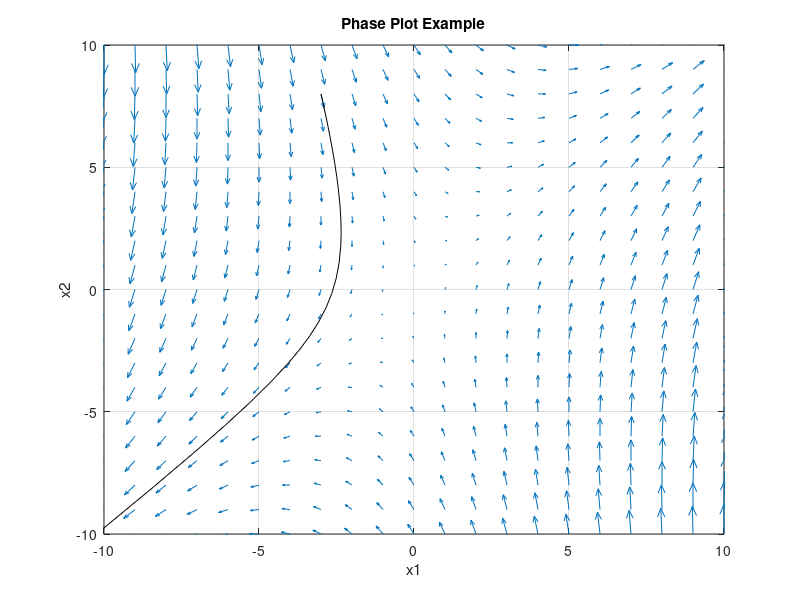

The MATLAB script that drew this image:
% Plots the phase plane of general solutions.
% Reference: https://www.youtube.com/watch?v=wEOCPG5yHdk

% Create figure.
figure;

% Create a meshgrid (coordinates), assigning X1, X2 values.
[x1min, x1max] = deal(-10, 10);
[x2min, x2max] = deal(-10, 10);
[x1, x2] = meshgrid(x1min:1:x1max, x2min:1:x2max);

% Enter system of equations (**).
% Coordinates (x1(i), x2(j)) are possible inputs on meshgrid.
x1_dot = x1 + x2;
x2_dot = 4 * x1 - 2 * x2;

% Returns a column x_dot evaluated at x(t), such that:
%   x_dot = f(x(1), x(2)) = (x(1)_dot, x(2)_dot).
% (Make sure ode_f and (**) represent the same system.)
ode_f = @(t, x) [
    x(1) + x(2);
    4 * x(1) - 2 * x(2);
]; 

% Plot the vector field with arrows.
quiver(x1, x2, x1_dot, x2_dot);

% Configure plot.
xlabel('x1');
ylabel('x2');
title('Phase Plot Example');
xlim([x1min, x1max]);
ylim([x2min, x2max]);
grid % Draws grid on plot

hold on

% Solve ODE to put a trajectory phi(t) on plot,
% starting from initial condition:
%   phi(0) = [x1_0, x2_0] = x0.
x1_0 = -3;
x2_0 = 8;
t_min = 0;
t_max = 10;
t_range = [t_min, t_max];
x0 = [x1_0, x2_0];
[t, phi] = ode45(ode_f, t_range, x0);

% Plot trajectory phi(t) on the open figure.
plot(phi(:, 1), phi(:, 2), 'k') % first column of phi is x1(t) from x1_0,
                                % second column is x2(t) from x2_0.
